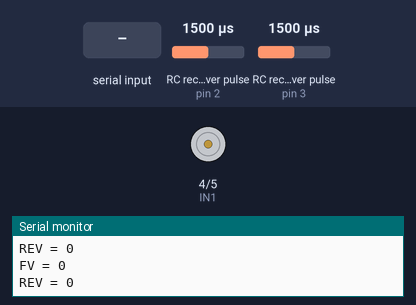
This sketch was run on a simulated Arduino Uno, built with avr-gcc and run on an emulated ATmega328P. Parts: motor-driver pin pairs drawn as motors (green arrow = first pin HIGH = forward, orange = second pin HIGH = backward, longer = more drive, scaled by the enable pin), the last lines printed to the serial monitor. Wiring (inferred from the names in the program): 2 × RC receiver channel: data pin 2 / data pin 3. The test bench sets the inputs (shaded band); at power-on: RC receiver pulse (sensors on pin 2, pin 3) 1500 µs.

Above: at 1.2 s.
1.3 s: "90,45\n" received over Serial
At 2.0 s:
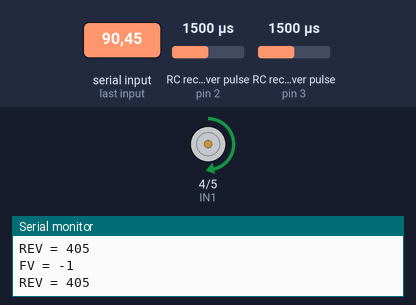
2.8 s: "1,90\n" received over Serial
At 3.8 s:
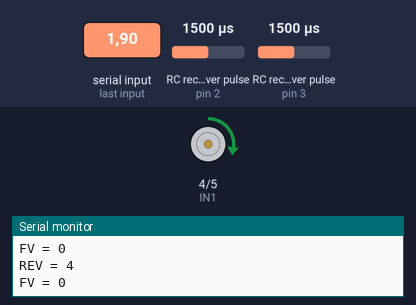
5.8 s: RC receiver pulse (sensor on pin 2) set to 1980 µs
8.8 s: RC receiver pulse (sensor on pin 3) set to 1020 µs
11.8 s: "30,150\n" received over Serial
13.3 s: RC receiver pulse (sensor on pin 3) set to 1500 µs
Timing chart, 0 to 16.3 s (numbered marks = the images above; inputs shaded):
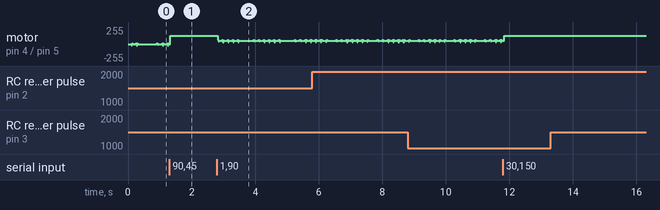

The sketch:

position_control_dc_motor.ino
```cpp
#include <PID_v1.h>

//initialize arduino pins
const int IN1 = 4;
const int IN2 = 5;
const int CHA = 2;
const int CHB = 3;
const int ENA = 6;

//to store user input
String readString;
int User_Input = 0;

//feedback and control variables
volatile int lastEncoded = 0;
volatile long encoderValue = 0;
int PPR = 1620;
int angle = 360;
int REV = 0; //Required Encoder Value (Setpoint)
int lastMSB = 0;
int lastLSB = 0;
double kp = 5, ki = 1, kd = 0.01;
double input = 0, output = 0, setpoint = 0;

PID myPID(&input, &output, &setpoint, kp, ki, kd, DIRECT);

void setup() {

  //setup pin-mode
  pinMode(ENA, OUTPUT);
  pinMode(IN1, OUTPUT);
  pinMode(IN2, OUTPUT);
  Serial.begin(9600);

  pinMode(CHA, INPUT_PULLUP);
  pinMode(CHB, INPUT_PULLUP);

  //turn on pull-up resistors
  digitalWrite(CHA, HIGH);
  digitalWrite(CHB, HIGH);

  //update encoder whenever change observed
  //interrupt 0 - pin2; interrupt 1 - pin3
  attachInterrupt(0, updateEncoder, CHANGE);
  attachInterrupt(1, updateEncoder, CHANGE);

  TCCR1B = TCCR1B & 0b11111000 | 1; //set PWM to 31 KHz to avoid noise
  myPID.SetMode(AUTOMATIC);
  myPID.SetSampleTime(1);
  myPID.SetOutputLimits(-125, 125); //Max Limits for angular movement, more than this will change speed

}

void loop() {

  while (Serial.available()) { //check if serial data is available
    delay(3);
    char c = Serial.read(); //store input data
    readString += c; //accumalate each character
  }

  if (readString.length() > 0) { //if variable contains info
    Serial.println(readString.toInt()); //print input in integer form
    User_Input = readString.toInt(); //store input data in int form
  }

  REV = map(User_Input, 0, 360, 0, 1620); //mapping degree to pulse
  Serial.print("REV = "); //print REV value
  Serial.println(REV);

  setpoint = REV; //assign setpoint as REV
  input = encoderValue; //process value or feedback value
  Serial.print("FV = ");
  Serial.println(encoderValue); //print FV

  myPID.Compute();
  pwmOut(output);

}

void pwmOut(int out) {
  if (out > 0) { //if REV > encoderValue
    analogWrite(ENA, out); //enabling motor enable pin
    forward();
  }
  else {
    analogWrite(ENA, abs(out));
    reverse();
  }
  readString="";
}

void updateEncoder(){
  int MSB = digitalRead(CHA); //Most Significant Bit
  int LSB = digitalRead(CHB); //Least Significant Bit

  int encoded = (MSB << 1) | LSB; //converting 2 pin value to a single number

  int sum = (lastEncoded << 2) | encoded; //adding it to the previous encoded value

  if (sum == 0b1101 || sum == 0b0100 || sum == 0b0010 || sum == 0b1011) encoderValue++;

  if (sum == 0b1110 || sum == 0b0111 || sum == 0b0001 || sum == 0b1000) encoderValue--;

  lastEncoded = encoded; //store value for next time
}

void forward() {
  digitalWrite(IN1, HIGH);
  digitalWrite(IN2, LOW);
}

void reverse() {
  digitalWrite(IN1, LOW);
  digitalWrite(IN2, HIGH);
}

void close() {
  digitalWrite(IN1, LOW);
  digitalWrite(IN2, LOW);
}
```
